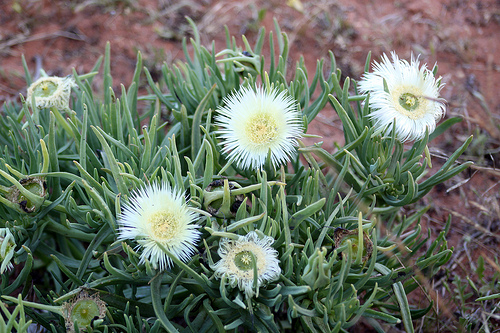
#> input picture flowers/daisy/10466290366_cc72e33532.jpg, 500 x 333 px; its folder holds 3 pictures in this run
$ jupyter execute --allow-errors flower.ipynb
#> lines starting #> are read from the running program, lines starting #| are printed output that depends on the picture
<a href="https://colab.research.google.com/github/1211307539/Flower-Classification/blob/testing/flower.ipynb" target="_parent"></a>

[cell 1]
import os
import numpy as np
import pandas as pd
from PIL import Image
import pathlib
import matplotlib.pyplot as plt
from sklearn.model_selection import train_test_split
from sklearn.preprocessing import LabelEncoder
from sklearn.utils import shuffle
from imblearn.over_sampling import SMOTE
from collections import Counter
import tensorflow as tf
from tensorflow.keras import layers, models
from sklearn.metrics import confusion_matrix, accuracy_score
import seaborn as sns
import time

[cell 2]
from tensorflow.keras.applications import VGG16
from tensorflow.keras.models import Model
from tensorflow.keras.layers import Dense, Flatten, Dropout, BatchNormalization
from tensorflow.keras.preprocessing.image import ImageDataGenerator
from tensorflow.keras.optimizers import Adam

[cell 3]
## get dataset (using github)

# !git clone https://github.com/1211307539/Flower-Classification.git
# dataset_path = pathlib.Path("Flower-Classification/flowers")
# classes = os.listdir(dataset_path)

[cell 4]
# Dataset Path
# dataset_path = pathlib.Path("../previous project/flowers")
dataset_path = pathlib.Path("flowers")

# Classes is a list with the names of the Dataset folders (which are the classes)
classes = os.listdir(dataset_path)

[cell 5]
data = []
images_list = []
labels_list = []

[cell 6]
# Loop through the folders of the main dataset
for folder in classes:
    folder_path = dataset_path / folder
    for image in sorted(os.listdir(folder_path)):
        image_path = folder_path / image
        data.append((image_path, image, folder, classes.index(folder)))
#> pass 2 of the loop `for folder in classes:`:

# Create DataFrame with the data from the list data
df = pd.DataFrame(data, columns=['image_path', 'image_name', 'label_name', 'label_number'])
pd.set_option("display.max.columns", None)

[cell 7]
# Show the head of the DataFrame df
df.head(10)

[cell 8]
# Count the number of images in each class of the df
image_counts = df['label_name'].value_counts()

# Calculate mean, variance, and standard deviation
mean_count = np.mean(image_counts)
variance = np.var(image_counts, ddof=0)
std_deviation = np.sqrt(variance)

print(f"Mean:", mean_count)
print(f"Variance:", variance)
print(f"Standard Deviation:", std_deviation)

[cell 9]
# Counts the occurrences of each unique value in the label_name column of the DataFrame
classes_toshow = df.label_name.value_counts().sort_index()
# Plot the classes and the number of images in each class
plt.figure(figsize = (10, 6))
classes_toshow.plot(kind='bar', color= ['brown', 'gray','green','pink','black'])

plt.title('Images per class')
plt.xlabel('Class/Label')
plt.ylabel('Number of images')
plt.show()
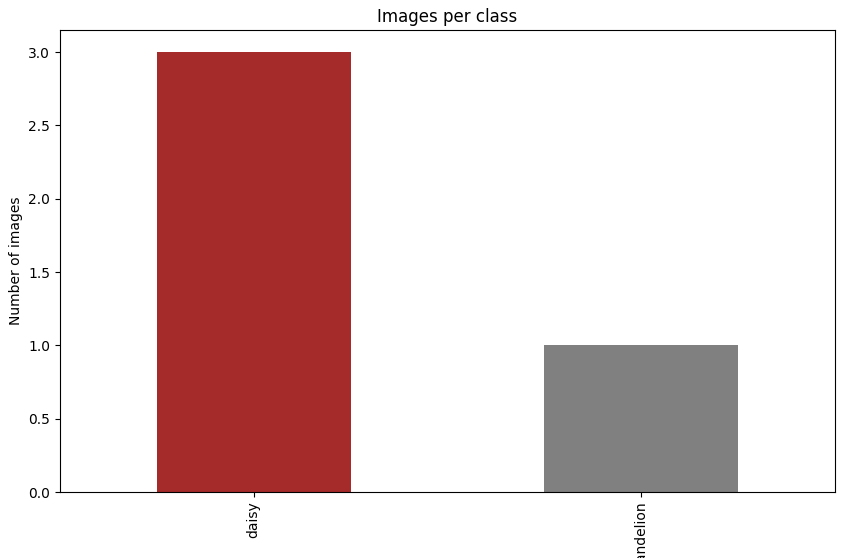
#> figure drawn by matplotlib, 1 panel

[cell 10]
def plot_together(image_paths, title, image_num=15):
    # If the input image number is bigger than the dataset then the function stops
    if image_num > len(image_paths):
        print("Image number is bigger than the dataset!")
        return

    # Creates a 3x5 grid of subplots
    fig, axes = plt.subplots(3, 5, figsize=(15, 8))
    axes = axes.flatten()

    # For i=0 until i=image_number
    for i in range(image_num):
        # Take the image path
        img_path = image_paths[i]
        # Take the image using PIL
        img = Image.open(img_path)
        # Make subplot of the current image
        axes[i].imshow(img)
        axes[i].set_title(f"{title} {i+1}")
        axes[i].axis('off')

    # Show the whole plot with the subplots
    plt.show()

[cell 11]
# Locate images with label 3 from the DataFrame
images_to_preview = df.loc[df['label_number']==3]['image_path'].values
# Call the function with our custom inputs
plot_together(images_to_preview, 'Images Preview')

[cell 12]
#Encode the labels to numerical format
label_encoder = LabelEncoder()
df['encoded_label'] = label_encoder.fit_transform(df['label_name'])

[cell 13]
# Extract image paths and labels
image_paths = df['image_path'].values
labels = df['encoded_label'].values

[cell 14]
#Preprocess images (resize, flatten, normalize)
def preprocess_images(image_paths, target_size=(128, 128)):
#> called with image_paths = array of shape (4,), target_size = (128, 128)
    images = []
    for path in image_paths:
        img = Image.open(path).resize(target_size)
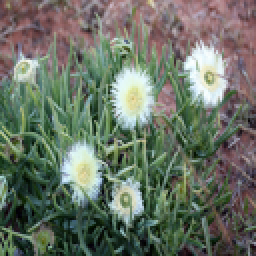
#> img: PIL image 128x128 RGB (shown 2 times larger); mean R, G, B 106.1, 114.5, 101.1
        img = np.array(img) / 255.0  # Normalize to [0, 1]
#> img: shape (128, 128, 3) float64
        images.append(img.flatten())  # Flatten the image
#> pass 2 of the loop in preprocess_images, `for path in image_paths:`:
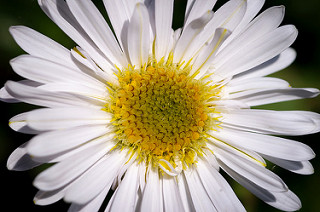
#> input picture flowers/daisy/12193032636_b50ae7db35_n.jpg, 320 x 212 px
#> in preprocess_images, `img = Image.open(path).resize(target_size)`:
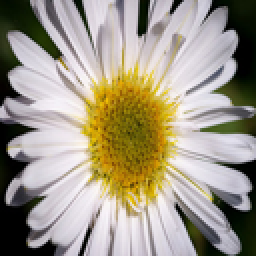
#> img: PIL image 128x128 RGB (shown 2 times larger); mean R, G, B 160.6, 152.7, 135.7
#> pass 3 of the loop in preprocess_images, `for path in image_paths:`:
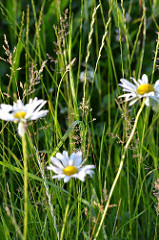
#> input picture flowers/daisy/14114116486_0bb6649bc1_m.jpg, 159 x 240 px
#> in preprocess_images, `img = Image.open(path).resize(target_size)`:
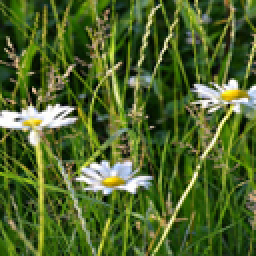
#> img: PIL image 128x128 RGB (shown 2 times larger); mean R, G, B 79.1, 101, 43.4
#> the loop made 4 passes; the first 3 are shown
    return np.array(images)

X = preprocess_images(image_paths)
y = labels
